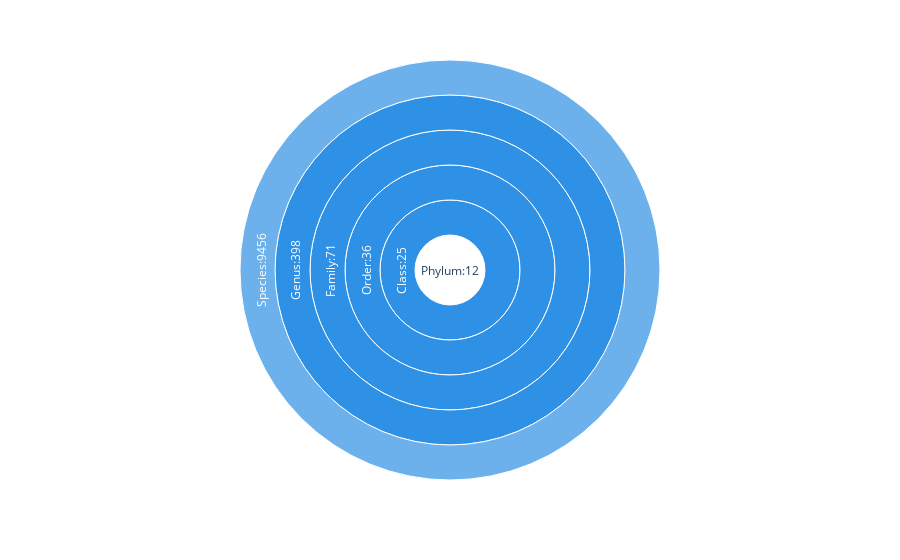

The cell this chart's notebook holds for it:
### Code cell
import pandas as pd
import plotly.express as px
import plotly


classification = ['Phylum','Class','Order','Family','Genus','Species']
data = pd.read_csv('/home/bio_kang/Host_Taxonomy.csv')
fig = px.sunburst(data, path=classification, color_discrete_sequence=px.colors.qualitative.Dark24)
fig.show()

plotly.offline.plot(fig, filename='Virus.html')

### Figure 1 — Plotly figure (JSON) as saved in the notebook; plotly's stock layout.template omitted (floating-point values rounded to 4 significant figures)
{"data": [{"branchvalues": "total", "domain": {"x": [0, 1], "y": [0, 1]}, "hovertemplate": "labels=%{label}<br>count=%{value}<br>parent=%{parent}<br>id=%{id}<extra></extra>", "ids": ["Phylum:12/Class:25/Order:36/Family:71/Genus:398/Species:9456", "Phylum:12/Class:25/Order:36/Family:71/Genus:398", "Phylum:12/Class:25/Order:36/Family:71", "Phylum:12/Class:25/Order:36", "Phylum:12/Class:25", "Phylum:12"], "labels": ["Species:9456", "Genus:398", "Family:71", "Order:36", "Class:25", "Phylum:12"], "name": "", "parents": ["Phylum:12/Class:25/Order:36/Family:71/Genus:398", "Phylum:12/Class:25/Order:36/Family:71", "Phylum:12/Class:25/Order:36", "Phylum:12/Class:25", "Phylum:12", ""], "type": "sunburst", "values": [1, 1, 1, 1, 1, 1]}], "layout": {"legend": {"tracegroupgap": 0}, "margin": {"t": 60}, "sunburstcolorway": ["#2E91E5", "#E15F99", "#1CA71C", "#FB0D0D", "#DA16FF", "#222A2A", "#B68100", "#750D86", "#EB663B", "#511CFB", "#00A08B", "#FB00D1", "#FC0080", "#B2828D", "#6C7C32", "#778AAE", "#862A16", "#A777F1", "#620042", "#1616A7", "#DA60CA", "#6C4516", "#0D2A63", "#AF0038"]}}
